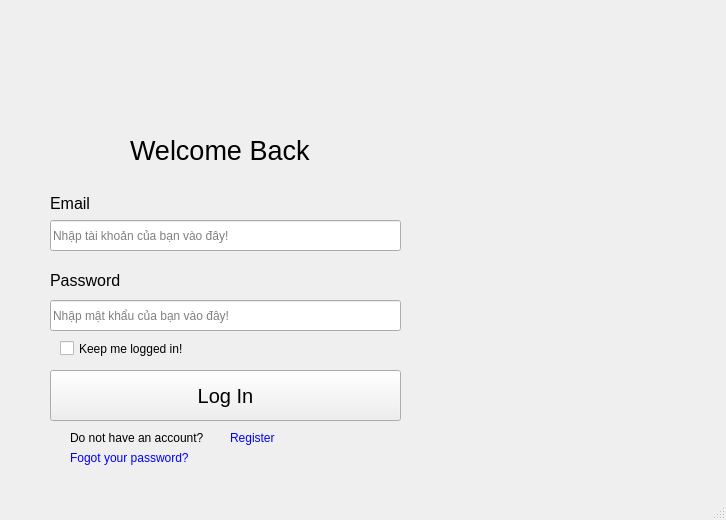
<?xml version="1.0" encoding="UTF-8"?>
<ui version="4.0">
 <class>MainWindow</class>
 <widget class="QMainWindow" name="MainWindow">
  <property name="geometry">
   <rect>
    <x>0</x>
    <y>0</y>
    <width>726</width>
    <height>520</height>
   </rect>
  </property>
  <property name="windowTitle">
   <string>MainWindow</string>
  </property>
  <property name="tabShape">
   <enum>QTabWidget::Rounded</enum>
  </property>
  <widget class="QWidget" name="centralwidget">
   <widget class="QLabel" name="label">
    <property name="geometry">
     <rect>
      <x>130</x>
      <y>130</y>
      <width>181</width>
      <height>41</height>
     </rect>
    </property>
    <property name="font">
     <font>
      <pointsize>20</pointsize>
     </font>
    </property>
    <property name="text">
     <string>Welcome Back!</string>
    </property>
   </widget>
   <widget class="QLabel" name="label_2">
    <property name="geometry">
     <rect>
      <x>50</x>
      <y>193</y>
      <width>51</width>
      <height>20</height>
     </rect>
    </property>
    <property name="font">
     <font>
      <pointsize>12</pointsize>
     </font>
    </property>
    <property name="text">
     <string>Email</string>
    </property>
   </widget>
   <widget class="QLineEdit" name="lineEdit">
    <property name="geometry">
     <rect>
      <x>50</x>
      <y>220</y>
      <width>351</width>
      <height>31</height>
     </rect>
    </property>
    <property name="text">
     <string/>
    </property>
    <property name="placeholderText">
     <string>Nhập tài khoản của bạn vào đây!</string>
    </property>
    <property name="clearButtonEnabled">
     <bool>false</bool>
    </property>
   </widget>
   <widget class="QLabel" name="label_3">
    <property name="geometry">
     <rect>
      <x>50</x>
      <y>270</y>
      <width>91</width>
      <height>20</height>
     </rect>
    </property>
    <property name="font">
     <font>
      <pointsize>12</pointsize>
     </font>
    </property>
    <property name="text">
     <string>Password</string>
    </property>
   </widget>
   <widget class="QLineEdit" name="lineEdit_2">
    <property name="geometry">
     <rect>
      <x>50</x>
      <y>300</y>
      <width>351</width>
      <height>31</height>
     </rect>
    </property>
    <property name="text">
     <string/>
    </property>
    <property name="echoMode">
     <enum>QLineEdit::Password</enum>
    </property>
    <property name="placeholderText">
     <string>Nhập mật khẩu của bạn vào đây!</string>
    </property>
   </widget>
   <widget class="QPushButton" name="pushButton">
    <property name="geometry">
     <rect>
      <x>50</x>
      <y>370</y>
      <width>351</width>
      <height>51</height>
     </rect>
    </property>
    <property name="font">
     <font>
      <pointsize>15</pointsize>
     </font>
    </property>
    <property name="cursor">
     <cursorShape>PointingHandCursor</cursorShape>
    </property>
    <property name="text">
     <string>Log In</string>
    </property>
   </widget>
   <widget class="QCheckBox" name="checkBox">
    <property name="geometry">
     <rect>
      <x>60</x>
      <y>340</y>
      <width>151</width>
      <height>17</height>
     </rect>
    </property>
    <property name="font">
     <font>
      <pointsize>9</pointsize>
     </font>
    </property>
    <property name="text">
     <string>Keep me logged in!</string>
    </property>
   </widget>
   <widget class="QLabel" name="label_4">
    <property name="geometry">
     <rect>
      <x>70</x>
      <y>430</y>
      <width>141</width>
      <height>16</height>
     </rect>
    </property>
    <property name="font">
     <font>
      <pointsize>9</pointsize>
     </font>
    </property>
    <property name="text">
     <string>Do not have an account?</string>
    </property>
   </widget>
   <widget class="QLabel" name="label_5">
    <property name="geometry">
     <rect>
      <x>230</x>
      <y>430</y>
      <width>61</width>
      <height>16</height>
     </rect>
    </property>
    <property name="font">
     <font>
      <pointsize>9</pointsize>
     </font>
    </property>
    <property name="cursor">
     <cursorShape>PointingHandCursor</cursorShape>
    </property>
    <property name="styleSheet">
     <string notr="true">color: rgb(0, 0, 255)</string>
    </property>
    <property name="text">
     <string>Register</string>
    </property>
   </widget>
   <widget class="QLabel" name="label_6">
    <property name="geometry">
     <rect>
      <x>70</x>
      <y>450</y>
      <width>151</width>
      <height>16</height>
     </rect>
    </property>
    <property name="font">
     <font>
      <pointsize>9</pointsize>
     </font>
    </property>
    <property name="cursor">
     <cursorShape>PointingHandCursor</cursorShape>
    </property>
    <property name="styleSheet">
     <string notr="true">color: rgb(0, 0, 255)</string>
    </property>
    <property name="text">
     <string>Fogot your password?</string>
    </property>
   </widget>
  </widget>
  <widget class="QStatusBar" name="statusbar"/>
  <action name="actionSave">
   <property name="text">
    <string>Save</string>
   </property>
  </action>
  <action name="actionOpen">
   <property name="text">
    <string>Open</string>
   </property>
  </action>
  <action name="actionNew">
   <property name="text">
    <string>New</string>
   </property>
  </action>
  <action name="actionOn">
   <property name="text">
    <string>On</string>
   </property>
  </action>
 </widget>
 <resources/>
 <connections/>
</ui>
